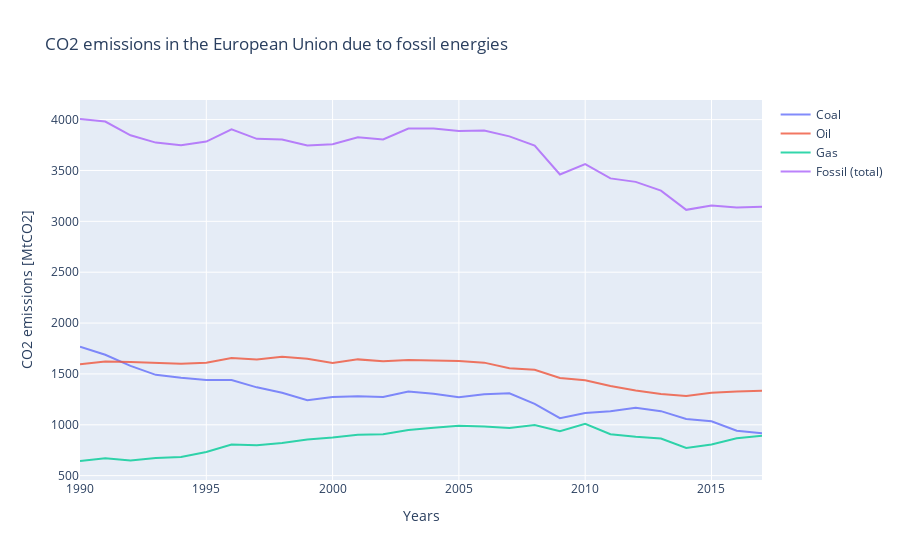

Notebook source saved alongside this figure:
### Code cell
data = [coal_emi, oil_emi, gas_emi, fossil_emi]
name_columns = ["Coal", "Oil", "Gas", "Fossil (total)"]
title = "CO2 emissions in the European Union due to fossil energies"
y_title = "CO2 emissions [MtCO2]"
visualize(data, name_columns, title, y_title, total=True, show=True)

### Figure 1 — Plotly figure (JSON) as saved in the notebook; plotly's stock layout.template omitted (floating-point values rounded to 4 significant figures)
{"data": [{"name": "Coal", "opacity": 0.8, "type": "scatter", "x": [1990, 1991, 1992, 1993, 1994, 1995, 1996, 1997, 1998, 1999, 2000, 2001, 2002, 2003, 2004, 2005, 2006, 2007, 2008, 2009, 2010, 2011, 2012, 2013, 2014, 2015, 2016, 2017], "y": [1768, 1688, 1579, 1491, 1463, 1441, 1440, 1368, 1314, 1241, 1274, 1281, 1273, 1326, 1306, 1272, 1299, 1310, 1206, 1065, 1116, 1133, 1168, 1134, 1058, 1034, 942, 918]}, {"name": "Oil", "opacity": 0.8, "type": "scatter", "x": [1990, 1991, 1992, 1993, 1994, 1995, 1996, 1997, 1998, 1999, 2000, 2001, 2002, 2003, 2004, 2005, 2006, 2007, 2008, 2009, 2010, 2011, 2012, 2013, 2014, 2015, 2016, 2017], "y": [1594, 1622, 1618, 1610, 1601, 1611, 1657, 1643, 1669, 1649, 1608, 1643, 1624, 1638, 1635, 1626, 1611, 1556, 1541, 1460, 1438, 1382, 1337, 1303, 1283, 1316, 1328, 1335]}, {"name": "Gas", "opacity": 0.8, "type": "scatter", "x": [1990, 1991, 1992, 1993, 1994, 1995, 1996, 1997, 1998, 1999, 2000, 2001, 2002, 2003, 2004, 2005, 2006, 2007, 2008, 2009, 2010, 2011, 2012, 2013, 2014, 2015, 2016, 2017], "y": [644, 671, 649, 673, 683, 732, 807, 800, 822, 856, 876, 903, 908, 949, 972, 991, 983, 969, 998, 936, 1009, 907, 883, 865, 772, 806, 867, 891]}, {"name": "Fossil (total)", "opacity": 0.8, "type": "scatter", "x": [1990, 1991, 1992, 1993, 1994, 1995, 1996, 1997, 1998, 1999, 2000, 2001, 2002, 2003, 2004, 2005, 2006, 2007, 2008, 2009, 2010, 2011, 2012, 2013, 2014, 2015, 2016, 2017], "y": [4006, 3981, 3846, 3774, 3747, 3784, 3904, 3811, 3805, 3746, 3758, 3827, 3805, 3913, 3913, 3889, 3893, 3835, 3745, 3461, 3563, 3422, 3388, 3302, 3113, 3156, 3137, 3144]}], "layout": {"legend": {"orientation": "v"}, "title": {"text": "CO2 emissions in the European Union due to fossil energies"}, "xaxis": {"title": {"text": "Years"}}, "yaxis": {"title": {"text": "CO2 emissions [MtCO2]"}}}}
